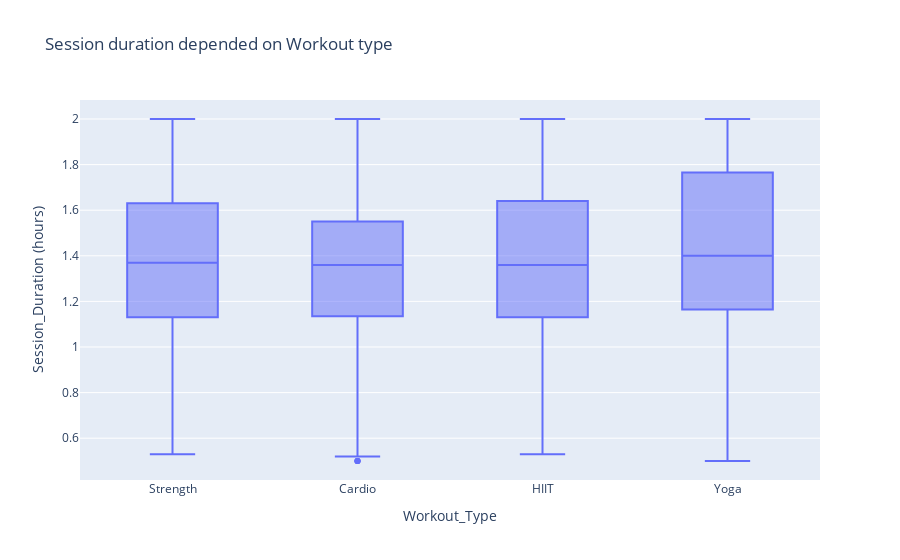

Here is the notebook cell this chart was saved with:
### Markdown cell above
We can see that calories burned is not depended on session duration for cardio and HIIT workouts.

### Code cell
fig = px.box(df, x="Workout_Type", y="Session_Duration (hours)", title="Session duration depended on Workout type")
fig.show()

### Figure 1 — Plotly figure (JSON) as saved in the notebook; plotly's stock layout.template omitted (floating-point values rounded to 4 significant figures; data arrays with more than 128 entries replaced by an {"elided": "..."} marker saying what was removed)
{"data": [{"alignmentgroup": "True", "hovertemplate": "Workout_Type=%{x}<br>Session_Duration (hours)=%{y}<extra></extra>", "legendgroup": "", "marker": {"color": "#636efa"}, "name": "", "notched": false, "offsetgroup": "", "orientation": "v", "showlegend": false, "type": "box", "x": {"elided": "1630 str values"}, "x0": " ", "xaxis": "x", "y": {"elided": "1630 float values"}, "y0": " ", "yaxis": "y"}], "layout": {"autosize": true, "boxmode": "group", "legend": {"tracegroupgap": 0}, "title": {"text": "Session duration depended on Workout type"}, "xaxis": {"anchor": "y", "autorange": true, "domain": [0, 1], "range": [-0.5, 3.5], "title": {"text": "Workout_Type"}, "type": "category"}, "yaxis": {"anchor": "x", "autorange": true, "domain": [0, 1], "range": [0.4167, 2.083], "title": {"text": "Session_Duration (hours)"}, "type": "linear"}}}
